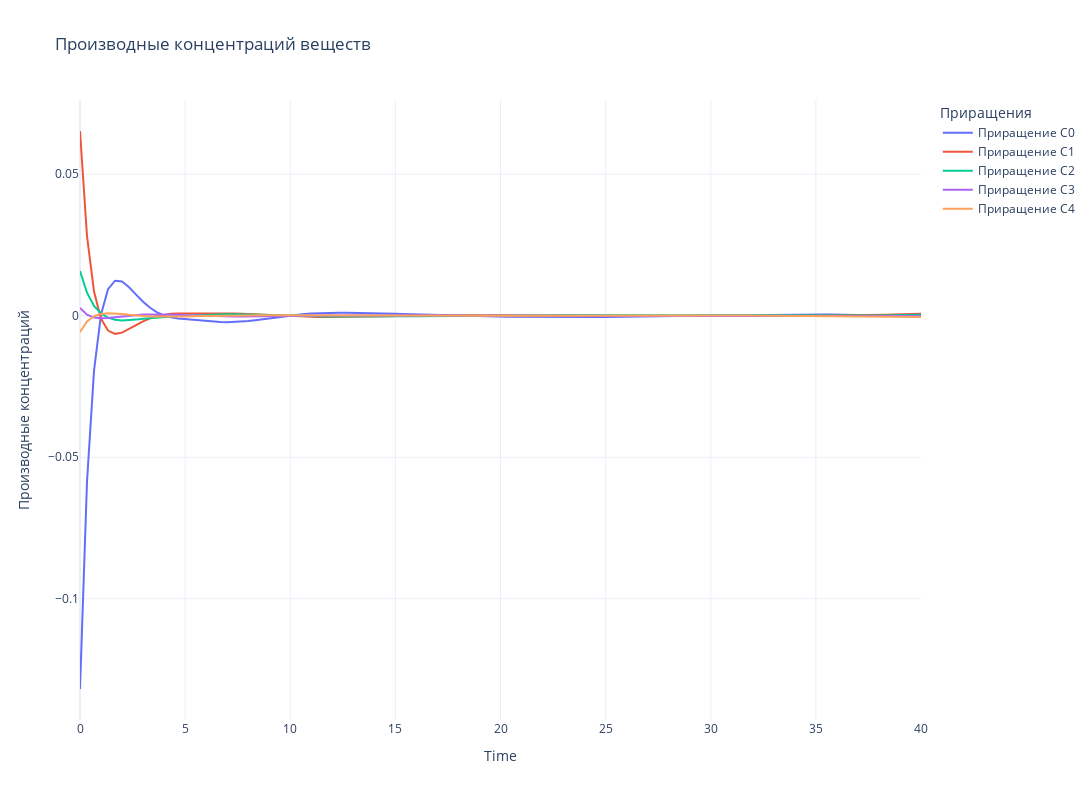

The code cell stored with this chart in its notebook:
### Markdown cell above
### От сплайнов по ЧМ

### Code cell
fig = go.Figure()

# Добавляем линии для каждого вещества
for i in range(N_SUBSTANCE):
    fig.add_trace(go.Scatter(
        x=tsteps, 
        y=dCdt_TRUE[i] - dCdt_spline_NM[i], 
        mode='lines', 
        name=f'Приращение C{i}'
    ))

# Настройки графика
fig.update_layout(
    title='Производные концентраций веществ',
    xaxis_title='Time',
    yaxis_title='Производные концентраций',
    legend_title='Приращения',
    template='plotly_white',
    width=1400,  # Ширина холста
    height=800   # Высота холста
)

fig.show()
